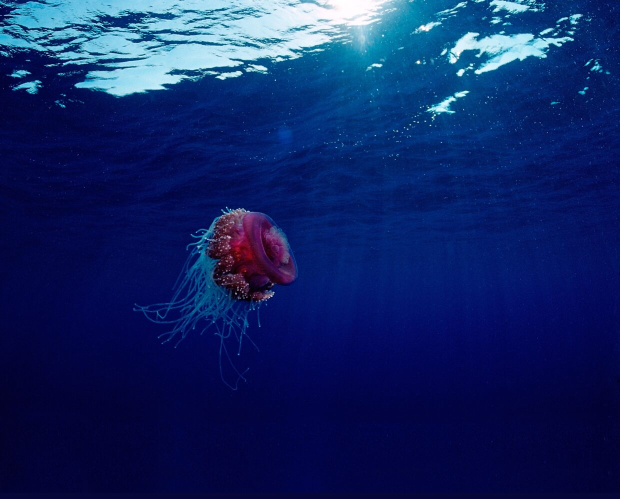
#> input picture Crowned_Jellyfish.jpg, 1240 x 997 px (shown at 1/2 size)
$ python basic_filter.py
#> lines starting #> are read from the running program, lines starting #| are printed output that depends on the picture
from PIL import Image, ImageFilter
import matplotlib.pyplot as plt

def apply_blur_filter(image_path):
#> called with image_path = 'Crowned_Jellyfish.jpg'
    try:
        img = Image.open(image_path)
#> img is the input picture: PIL image 1240x997 RGB; mean R, G, B 16.7, 36.8, 100
        img_resized = img.resize((128, 128))
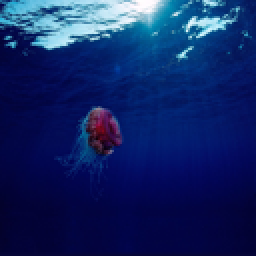
#> img_resized: PIL image 128x128 RGB (shown 2 times larger); mean R, G, B 16.7, 36.8, 100

        # 1. Gaussian Blur
        img_blurred = img_resized.filter(ImageFilter.GaussianBlur(radius=2))
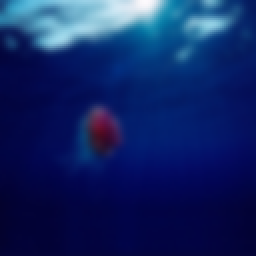
#> img_blurred: PIL image 128x128 RGB (shown 2 times larger); mean R, G, B 16.7, 36.8, 100
        img_blurred.save("filter_blur.png")

        # 2. Edge Detection
        img_edges = img_resized.filter(ImageFilter.FIND_EDGES)
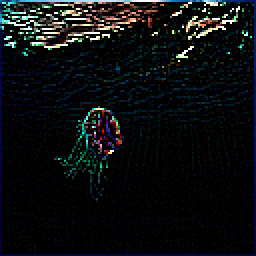
#> img_edges: PIL image 128x128 RGB (shown 2 times larger); mean R, G, B 12.7, 15.3, 17.2
        img_edges.save("filter_edges.png")

        # 3. Sharpen
        img_sharpened = img_resized.filter(ImageFilter.SHARPEN)
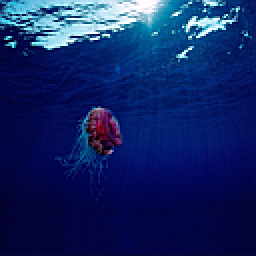
#> img_sharpened: PIL image 128x128 RGB (shown 2 times larger); mean R, G, B 17.3, 36.9, 99.9
        img_sharpened.save("filter_sharpen.png")

        # 4. Emboss
        img_emboss = img_resized.filter(ImageFilter.EMBOSS)
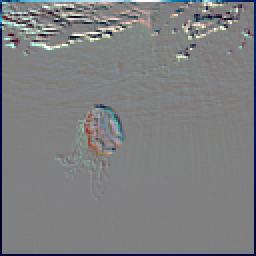
#> img_emboss: PIL image 128x128 RGB (shown 2 times larger); mean R, G, B 125.8, 126.8, 128.4
        img_emboss.save("filter_emboss.png")

        print("Filters applied and images saved: blur, edges, sharpen, emboss.")


    except Exception as e:
        print(f"Error processing image: {e}")

if __name__ == "__main__":
    image_path = "Crowned_Jellyfish.jpg"  # Replace with the path to your image file
    apply_blur_filter(image_path)
